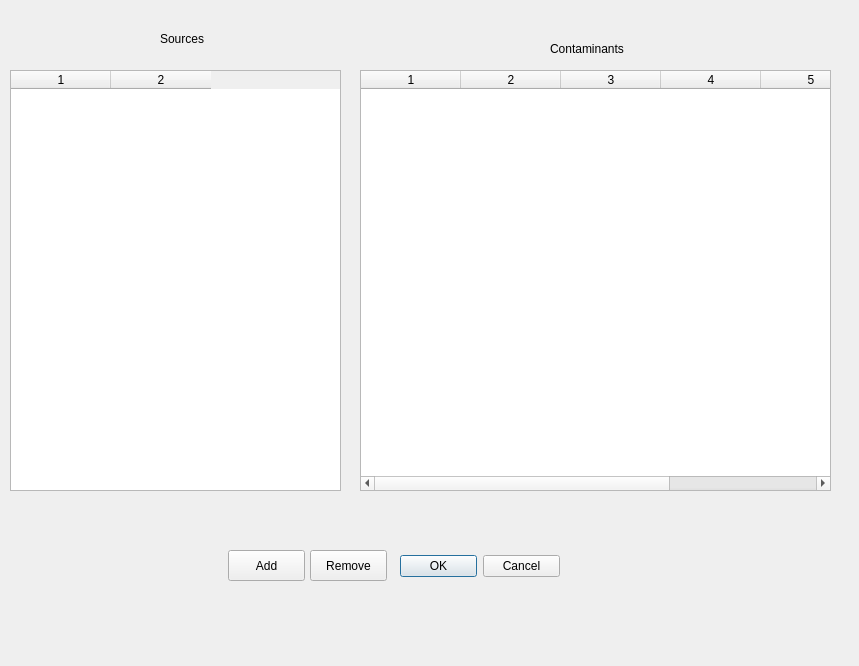
<ui version="4.0" >
 <class>AddContaminantsToSourceDialog</class>
 <widget class="QDialog" name="AddContaminantsToSourceDialog" >
  <property name="geometry" >
   <rect>
    <x>0</x>
    <y>0</y>
    <width>859</width>
    <height>666</height>
   </rect>
  </property>
  <property name="windowTitle" >
   <string>Add Contaminants to Sources</string>
  </property>
  <widget class="QDialogButtonBox" name="buttonBox" >
   <property name="geometry" >
    <rect>
     <x>400</x>
     <y>550</y>
     <width>160</width>
     <height>32</height>
    </rect>
   </property>
   <property name="orientation" >
    <enum>Qt::Horizontal</enum>
   </property>
   <property name="standardButtons" >
    <set>QDialogButtonBox::Cancel|QDialogButtonBox::NoButton|QDialogButtonBox::Ok</set>
   </property>
  </widget>
  <widget class="QTableWidget" name="_contaminantTable" >
   <property name="geometry" >
    <rect>
     <x>360</x>
     <y>70</y>
     <width>471</width>
     <height>421</height>
    </rect>
   </property>
   <property name="rowCount" >
    <number>0</number>
   </property>
   <property name="columnCount" >
    <number>6</number>
   </property>
   <column/>
   <column/>
   <column/>
   <column/>
   <column/>
   <column/>
  </widget>
  <widget class="QTableWidget" name="_sourceTable" >
   <property name="geometry" >
    <rect>
     <x>10</x>
     <y>70</y>
     <width>331</width>
     <height>421</height>
    </rect>
   </property>
   <property name="columnCount" >
    <number>2</number>
   </property>
   <column/>
   <column/>
  </widget>
  <widget class="QPushButton" name="removeButton" >
   <property name="geometry" >
    <rect>
     <x>310</x>
     <y>550</y>
     <width>77</width>
     <height>31</height>
    </rect>
   </property>
   <property name="text" >
    <string>Remove</string>
   </property>
  </widget>
  <widget class="QPushButton" name="addButton" >
   <property name="geometry" >
    <rect>
     <x>228</x>
     <y>550</y>
     <width>77</width>
     <height>31</height>
    </rect>
   </property>
   <property name="text" >
    <string>Add</string>
   </property>
  </widget>
  <widget class="QLabel" name="label" >
   <property name="geometry" >
    <rect>
     <x>160</x>
     <y>30</y>
     <width>53</width>
     <height>18</height>
    </rect>
   </property>
   <property name="text" >
    <string>Sources</string>
   </property>
  </widget>
  <widget class="QLabel" name="label_2" >
   <property name="geometry" >
    <rect>
     <x>550</x>
     <y>40</y>
     <width>78</width>
     <height>18</height>
    </rect>
   </property>
   <property name="text" >
    <string>Contaminants</string>
   </property>
  </widget>
 </widget>
 <resources/>
 <connections>
  <connection>
   <sender>buttonBox</sender>
   <signal>accepted()</signal>
   <receiver>AddContaminantsToSourceDialog</receiver>
   <slot>accept()</slot>
   <hints>
    <hint type="sourcelabel" >
     <x>248</x>
     <y>254</y>
    </hint>
    <hint type="destinationlabel" >
     <x>157</x>
     <y>274</y>
    </hint>
   </hints>
  </connection>
  <connection>
   <sender>buttonBox</sender>
   <signal>rejected()</signal>
   <receiver>AddContaminantsToSourceDialog</receiver>
   <slot>reject()</slot>
   <hints>
    <hint type="sourcelabel" >
     <x>316</x>
     <y>260</y>
    </hint>
    <hint type="destinationlabel" >
     <x>286</x>
     <y>274</y>
    </hint>
   </hints>
  </connection>
 </connections>
</ui>
